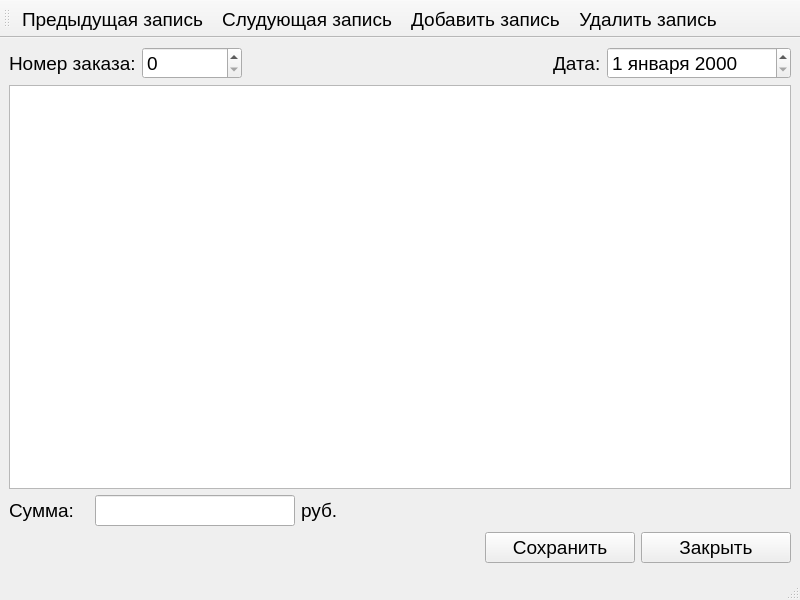
<?xml version="1.0" encoding="UTF-8"?>
<ui version="4.0">
 <class>Information_order</class>
 <widget class="QMainWindow" name="Information_order">
  <property name="geometry">
   <rect>
    <x>0</x>
    <y>0</y>
    <width>800</width>
    <height>600</height>
   </rect>
  </property>
  <property name="font">
   <font>
    <pointsize>14</pointsize>
   </font>
  </property>
  <property name="windowTitle">
   <string>MainWindow</string>
  </property>
  <property name="locale">
   <locale language="Russian" country="Russia"/>
  </property>
  <widget class="QWidget" name="centralwidget">
   <layout class="QVBoxLayout" name="verticalLayout">
    <item>
     <layout class="QHBoxLayout" name="horizontalLayout">
      <item>
       <widget class="QLabel" name="label_2">
        <property name="text">
         <string>Номер заказа:</string>
        </property>
       </widget>
      </item>
      <item>
       <widget class="QSpinBox" name="id_spinBox">
        <property name="minimumSize">
         <size>
          <width>100</width>
          <height>0</height>
         </size>
        </property>
        <property name="maximumSize">
         <size>
          <width>10</width>
          <height>16777215</height>
         </size>
        </property>
        <property name="minimum">
         <number>0</number>
        </property>
        <property name="maximum">
         <number>10000</number>
        </property>
       </widget>
      </item>
      <item>
       <spacer name="horizontalSpacer_2">
        <property name="orientation">
         <enum>Qt::Horizontal</enum>
        </property>
        <property name="sizeHint" stdset="0">
         <size>
          <width>40</width>
          <height>20</height>
         </size>
        </property>
       </spacer>
      </item>
      <item>
       <widget class="QLabel" name="label">
        <property name="maximumSize">
         <size>
          <width>60</width>
          <height>16777215</height>
         </size>
        </property>
        <property name="text">
         <string>Дата:</string>
        </property>
       </widget>
      </item>
      <item>
       <widget class="QDateEdit" name="dateEdit">
        <property name="displayFormat">
         <string>d MMMM yyyy</string>
        </property>
        <property name="timeSpec">
         <enum>Qt::LocalTime</enum>
        </property>
       </widget>
      </item>
     </layout>
    </item>
    <item>
     <widget class="QTableView" name="tableView">
      <attribute name="horizontalHeaderCascadingSectionResizes">
       <bool>false</bool>
      </attribute>
      <attribute name="horizontalHeaderShowSortIndicator" stdset="0">
       <bool>false</bool>
      </attribute>
      <attribute name="horizontalHeaderStretchLastSection">
       <bool>true</bool>
      </attribute>
     </widget>
    </item>
    <item>
     <layout class="QHBoxLayout" name="horizontalLayout_4">
      <item>
       <layout class="QHBoxLayout" name="horizontalLayout_3">
        <item>
         <widget class="QLabel" name="label_3">
          <property name="maximumSize">
           <size>
            <width>80</width>
            <height>16777215</height>
           </size>
          </property>
          <property name="text">
           <string>Сумма:</string>
          </property>
         </widget>
        </item>
        <item>
         <widget class="QLineEdit" name="SumLineEdit">
          <property name="maximumSize">
           <size>
            <width>200</width>
            <height>16777215</height>
           </size>
          </property>
          <property name="text">
           <string/>
          </property>
         </widget>
        </item>
        <item>
         <widget class="QLabel" name="label_4">
          <property name="text">
           <string>руб.</string>
          </property>
         </widget>
        </item>
       </layout>
      </item>
      <item>
       <spacer name="horizontalSpacer_3">
        <property name="orientation">
         <enum>Qt::Horizontal</enum>
        </property>
        <property name="sizeHint" stdset="0">
         <size>
          <width>40</width>
          <height>20</height>
         </size>
        </property>
       </spacer>
      </item>
     </layout>
    </item>
    <item>
     <layout class="QHBoxLayout" name="horizontalLayout_2">
      <item>
       <spacer name="horizontalSpacer">
        <property name="orientation">
         <enum>Qt::Horizontal</enum>
        </property>
        <property name="sizeHint" stdset="0">
         <size>
          <width>318</width>
          <height>20</height>
         </size>
        </property>
       </spacer>
      </item>
      <item>
       <widget class="QPushButton" name="save_pushButton">
        <property name="minimumSize">
         <size>
          <width>150</width>
          <height>0</height>
         </size>
        </property>
        <property name="maximumSize">
         <size>
          <width>150</width>
          <height>16777215</height>
         </size>
        </property>
        <property name="text">
         <string>Сохранить</string>
        </property>
       </widget>
      </item>
      <item>
       <widget class="QPushButton" name="close_pushButton">
        <property name="minimumSize">
         <size>
          <width>150</width>
          <height>0</height>
         </size>
        </property>
        <property name="maximumSize">
         <size>
          <width>150</width>
          <height>16777215</height>
         </size>
        </property>
        <property name="text">
         <string>Закрыть</string>
        </property>
       </widget>
      </item>
     </layout>
    </item>
   </layout>
  </widget>
  <widget class="QMenuBar" name="menubar">
   <property name="geometry">
    <rect>
     <x>0</x>
     <y>0</y>
     <width>800</width>
     <height>28</height>
    </rect>
   </property>
  </widget>
  <widget class="QStatusBar" name="statusbar"/>
  <widget class="QToolBar" name="toolBar">
   <property name="windowTitle">
    <string>toolBar</string>
   </property>
   <attribute name="toolBarArea">
    <enum>TopToolBarArea</enum>
   </attribute>
   <attribute name="toolBarBreak">
    <bool>false</bool>
   </attribute>
   <addaction name="last_order"/>
   <addaction name="next_order"/>
   <addaction name="add_record"/>
   <addaction name="delete_record"/>
  </widget>
  <action name="last_order">
   <property name="icon">
    <iconset resource="resource.qrc">
     <normaloff>:/image/Action_table_img/previous_record.png</normaloff>:/image/Action_table_img/previous_record.png</iconset>
   </property>
   <property name="text">
    <string>Предыдущая запись</string>
   </property>
   <property name="menuRole">
    <enum>QAction::NoRole</enum>
   </property>
  </action>
  <action name="next_order">
   <property name="icon">
    <iconset resource="resource.qrc">
     <normaloff>:/image/Action_table_img/next_record.png</normaloff>:/image/Action_table_img/next_record.png</iconset>
   </property>
   <property name="text">
    <string>Слудующая запись</string>
   </property>
   <property name="menuRole">
    <enum>QAction::NoRole</enum>
   </property>
  </action>
  <action name="add_record">
   <property name="icon">
    <iconset resource="resource.qrc">
     <normaloff>:/image/Action_table_img/add.png</normaloff>:/image/Action_table_img/add.png</iconset>
   </property>
   <property name="text">
    <string>Добавить запись</string>
   </property>
   <property name="menuRole">
    <enum>QAction::NoRole</enum>
   </property>
  </action>
  <action name="delete_record">
   <property name="icon">
    <iconset resource="resource.qrc">
     <normaloff>:/image/Action_table_img/delete.png</normaloff>:/image/Action_table_img/delete.png</iconset>
   </property>
   <property name="text">
    <string>Удалить запись</string>
   </property>
   <property name="menuRole">
    <enum>QAction::NoRole</enum>
   </property>
  </action>
 </widget>
 <resources>
  <include location="resource.qrc"/>
 </resources>
 <connections/>
</ui>
